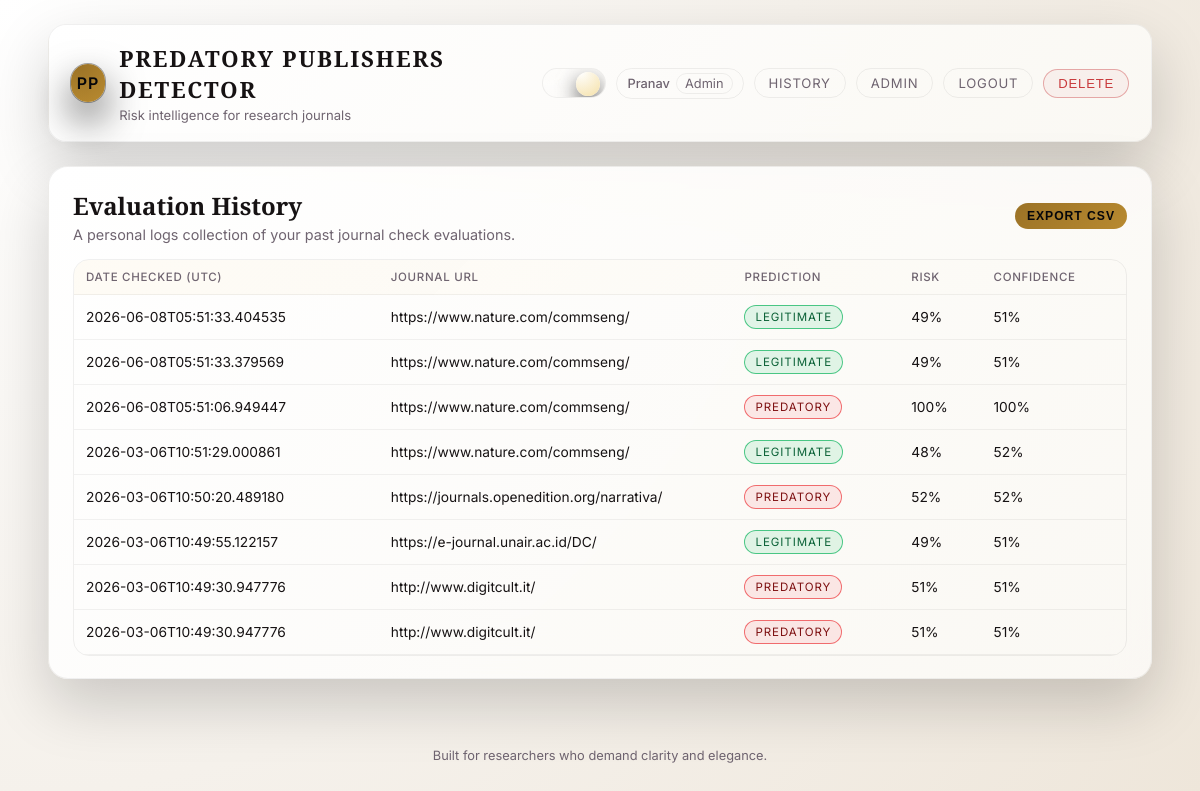
Screenshot of /history (signed in) with the database file from the repository.
### tables this page shows
CREATE TABLE users (
                id INTEGER PRIMARY KEY AUTOINCREMENT,
                username TEXT NOT NULL UNIQUE,
                password_hash TEXT NOT NULL,
                role TEXT NOT NULL CHECK(role IN ('admin', 'user')),
                created_at TEXT NOT NULL
            , admin_request TEXT DEFAULT 'none');

CREATE TABLE predictions (
                id INTEGER PRIMARY KEY AUTOINCREMENT,
                url TEXT NOT NULL,
                risk_score REAL NOT NULL,
                label TEXT NOT NULL,
                confidence REAL NOT NULL,
                created_at TEXT NOT NULL
            , user_id INTEGER);

### app.py (the view)
            def wrapper(*args, **kwargs):
                user_id = session.get("user_id")
                if not user_id:
                    return redirect(url_for("login", next=request.path))
                user = get_user_by_id(user_id)
                if not user:
                    session.clear()
                    return redirect(url_for("login", next=request.path))
                if role and user.get("role") != role:
                    abort(403)
                return fn(*args, **kwargs)

### predatory_detector/database.py (called while the page is built)
@contextmanager
def get_conn():
    if USE_POSTGRES:
        try:
            import psycopg2
        except ImportError:
            raise ImportError(
                "PostgreSQL support requires 'psycopg2' or 'psycopg2-binary' packages.\n"
                "Please run: pip install psycopg2-binary"
            )
        conn = psycopg2.connect(DATABASE_URL)
        try:
            yield conn
            conn.commit()
        except Exception:
            conn.rollback()
            raise
        finally:
            conn.close()
    else:
        conn = sqlite3.connect(DB_PATH)
        conn.row_factory = sqlite3.Row
        try:
            yield conn
            conn.commit()
        finally:
            conn.close()

def query_row(conn: Any, sql: str, params: tuple = ()) -> Optional[Any]:
    if USE_POSTGRES:
        import psycopg2.extras
        sql = sql.replace("?", "%s")
        cur = conn.cursor(cursor_factory=psycopg2.extras.DictCursor)
        cur.execute(sql, params)
        return cur.fetchone()
    else:
        cur = conn.execute(sql, params)
        return cur.fetchone()

def query_rows(conn: Any, sql: str, params: tuple = ()) -> List[Any]:
    if USE_POSTGRES:
        import psycopg2.extras
        sql = sql.replace("?", "%s")
        cur = conn.cursor(cursor_factory=psycopg2.extras.DictCursor)
        cur.execute(sql, params)
        return cur.fetchall()
    else:
        cur = conn.execute(sql, params)
        return cur.fetchall()

def get_user_by_id(user_id: int) -> Optional[Dict[str, Any]]:
    with get_conn() as conn:
        row = query_row(conn, "SELECT * FROM users WHERE id = ?", (user_id,))
        return dict(row) if row else None

def get_recent_predictions_for_user(user_id: int, limit: int = 25) -> List[Dict[str, Any]]:
    with get_conn() as conn:
        rows = query_rows(
            conn,
            """
            SELECT url, risk_score, label, confidence, created_at
            FROM predictions
            WHERE user_id = ?
            ORDER BY id DESC
            LIMIT ?
            """,
            (user_id, limit),
        )
        return [dict(r) for r in rows]

### templates/history.html (shortened to what this page needs)
{% extends "base.html" %}
{% block content %}
  <section class="admin-section glass">
    <div class="admin-header">
      <div>
        <h2>Evaluation History</h2>
        <p>A personal logs collection of your past journal check evaluations.</p>
      </div>
      <div class="admin-actions">
        <button id="exportCsv" class="btn-primary btn-primary--small">Export CSV</button>
      </div>
    </div>
    {% if predictions %}
      <div class="table-wrapper">
        <table class="lux-table">
          <thead>
            <tr>
              <th>Date Checked (UTC)</th>
              <th>Journal URL</th>
              <th>Prediction</th>
              <th>Risk</th>
              <th>Confidence</th>
            </tr>
          </thead>
          <tbody>
            {% for pred in predictions %}
              <tr>
                <td>{{ pred.created_at }}</td>
                <td class="cell-url" title="{{ pred.url }}">{{ pred.url }}</td>
                <td>
                  <span class="pill pill--small {% if pred.label == 'Predatory' %}pill--danger{% else %}pill--success{% endif %}">
                    {{ pred.label }}
                  </span>
                </td>
                <td>{{ '%.0f'|format(pred.risk_score * 100) }}%</td>
                <td>{{ '%.0f'|format(pred.confidence * 100) }}%</td>
              </tr>
            {% endfor %}
          </tbody>
        </table>
      </div>
    {% else %}
      <p class="muted">You haven't run any evaluations yet. Go to the dashboard to scan a website!</p>
    {% endif %}
  </section>
{% endblock %}

### templates/base.html (shortened to what this page needs)
<!DOCTYPE html>
<html lang="en" data-theme="dark">
  <head>
    <link rel="stylesheet" href="{{ url_for('static', filename='css/styles.css') }}" />
  </head>
  <body>
    <div class="app-shell">
      <header class="app-header glass">
        <a href="{{ url_for('index') }}" class="brand brand-link">
          <div class="brand-mark">PP</div>
          <div class="brand-copy">
            <h1>Predatory Publishers Detector</h1>
            <p>Risk intelligence for research journals</p>
          </div>
        </a>
        <div class="header-actions">
          <button
            class="theme-toggle"
            id="themeToggle"
            aria-label="Toggle color theme"
            aria-pressed="false"
          >
            <span class="theme-toggle-inner" aria-hidden="true">
              <span class="theme-toggle-icon theme-toggle-icon--moon">☾</span>
              <span class="theme-toggle-icon theme-toggle-icon--sun">☼</span>
              <span class="theme-toggle-thumb"></span>
            </span>
          </button>
          {% if current_user %}
            <span class="user-chip">
              <span class="user-name">{{ current_user.username }}</span>
              <span class="user-role">{{ current_user.role|capitalize }}</span>
            </span>
            <a href="{{ url_for('history') }}" class="pill-link">History</a>
            {% if current_user.role == 'admin' %}
              <a href="{{ url_for('admin_dashboard') }}" class="pill-link">Admin</a>
            {% endif %}
            <a href="{{ url_for('logout') }}" class="pill-link pill-link--soft">Logout</a>
            <form id="deleteAccountForm" action="{{ url_for('delete_account') }}" method="post" style="display:inline;">
              <button type="button" id="deleteAccountBtn" class="pill-link pill-link--danger" style="cursor:pointer;">Delete</button>
            </form>
          {% else %}
            <a href="{{ url_for('login') }}" class="pill-link">Login</a>
            <a href="{{ url_for('signup') }}" class="pill-link pill-link--soft">Sign&nbsp;up</a>
            <a href="{{ url_for('guest_mode') }}" class="pill-link pill-link--ghost">Guest</a>
          {% endif %}
        </div>
      </header>
      <main class="app-main">
        {% block content %}{% endblock %}
      </main>
      <footer class="app-footer">
        <p>Built for researchers who demand clarity and elegance.</p>
      </footer>
    </div>
  </body>
</html>

### rows the page displays
users: username "Pranav", role "Admin"
predictions: created_at "2026-06-08T05:51:33.404535", url "https://www.nature.com/commseng/", label "LEGITIMATE", pred.risk_score*100 "49", pred.confidence*100 "51"
predictions: created_at "2026-06-08T05:51:33.379569", url "https://www.nature.com/commseng/", label "LEGITIMATE", pred.risk_score*100 "49", pred.confidence*100 "51"
predictions: created_at "2026-06-08T05:51:06.949447", url "https://www.nature.com/commseng/", label "PREDATORY", pred.risk_score*100 "100", pred.confidence*100 "100"
predictions: created_at "2026-03-06T10:51:29.000861", url "https://www.nature.com/commseng/", label "LEGITIMATE", pred.risk_score*100 "48", pred.confidence*100 "52"
predictions: created_at "2026-03-06T10:50:20.489180", url "https://journals.openedition.org/narrativa/", label "PREDATORY", pred.risk_score*100 "52", pred.confidence*100 "52"
predictions: created_at "2026-03-06T10:49:55.122157", url "https://e-journal.unair.ac.id/DC/", label "LEGITIMATE", pred.risk_score*100 "49", pred.confidence*100 "51"
predictions: created_at "2026-03-06T10:49:30.947776", url "http://www.digitcult.it/", label "PREDATORY", pred.risk_score*100 "51", pred.confidence*100 "51"
predictions: created_at "2026-03-06T10:49:30.947776", url "http://www.digitcult.it/", label "PREDATORY", pred.risk_score*100 "51", pred.confidence*100 "51"
